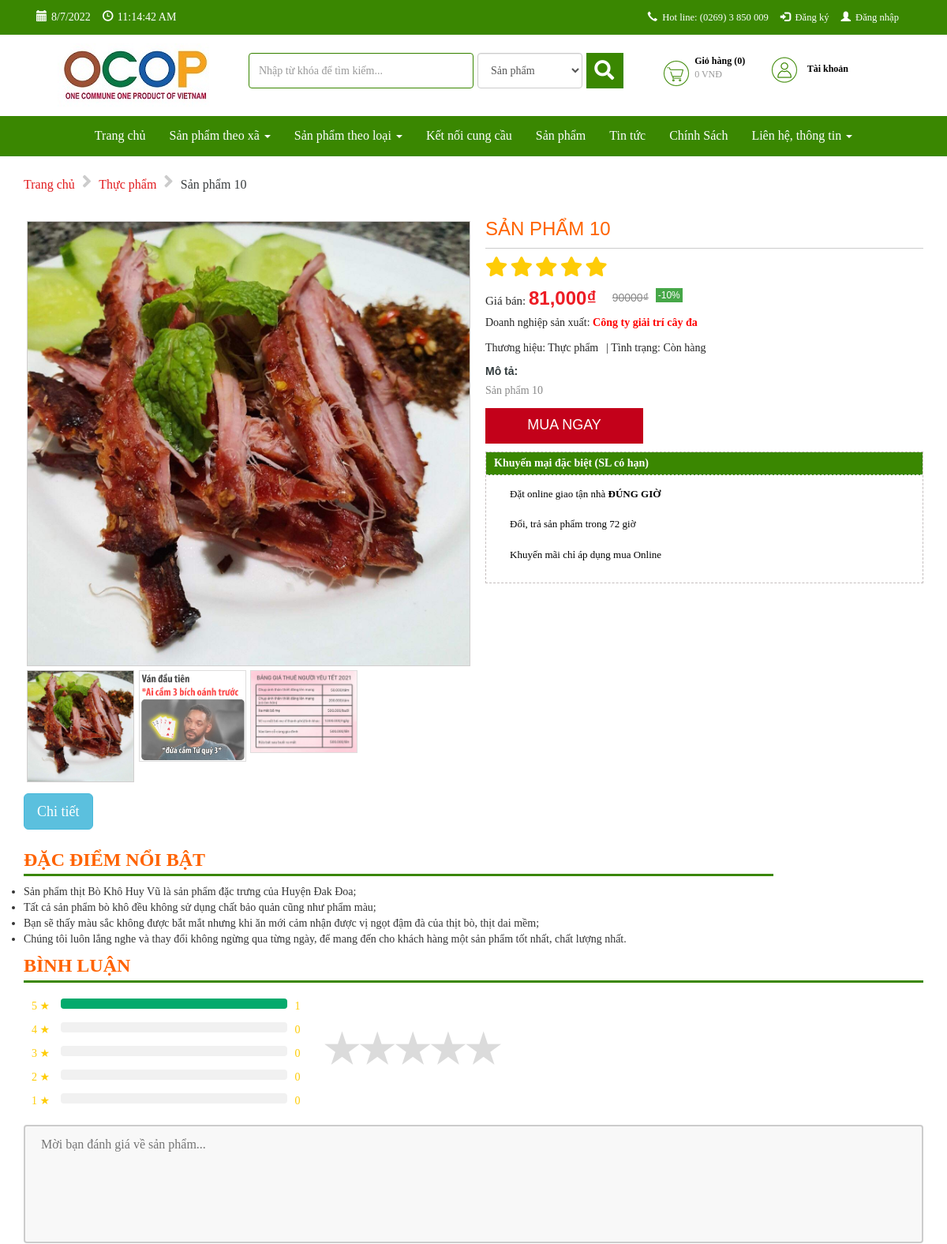
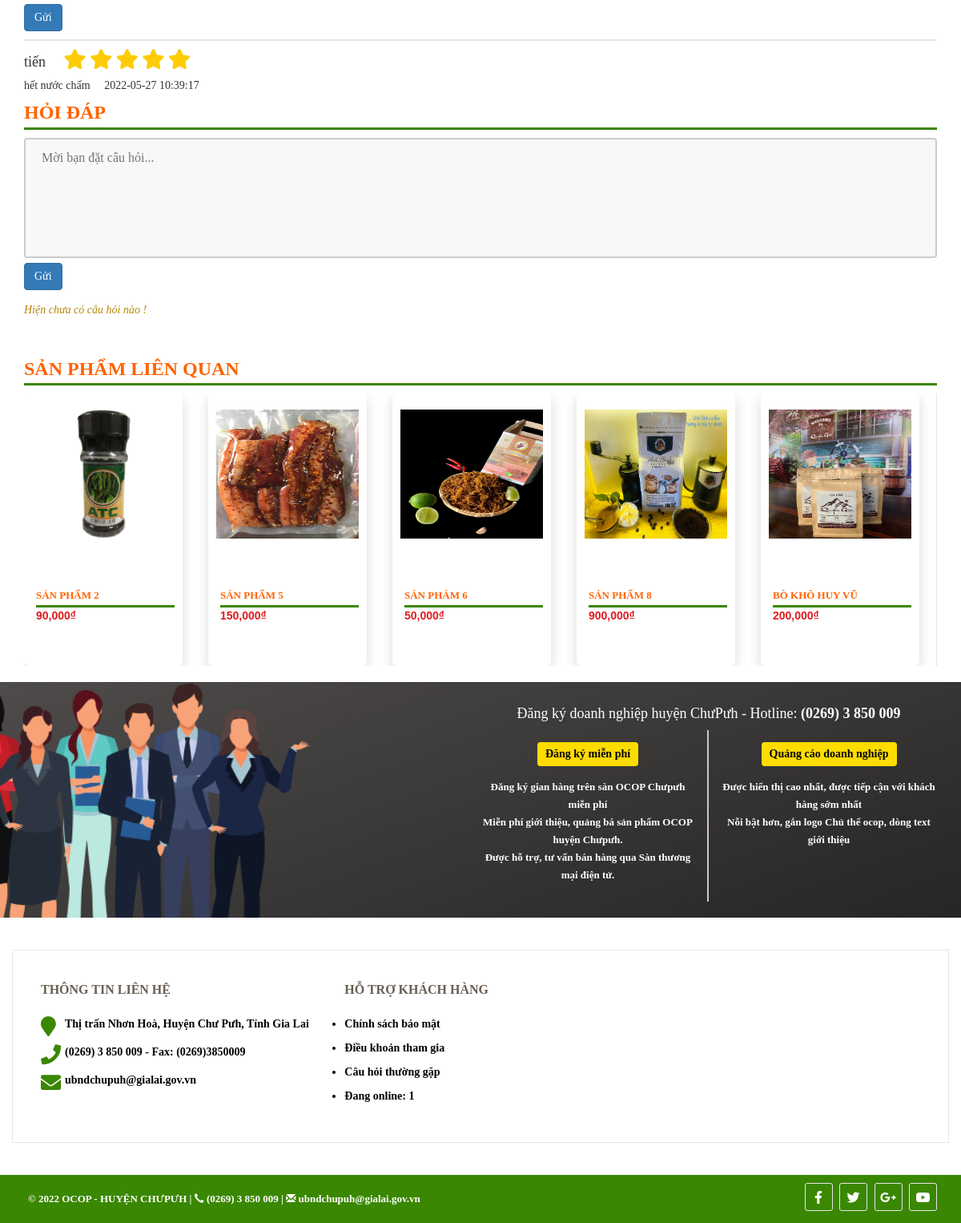
/san-pham-10, run on the app's committed database (2 pictures, top to bottom).
### tables this page shows
CREATE TABLE `db_product` (
  `id` int(11) NOT NULL,
  `catid` int(11) NOT NULL,
  `name` varchar(255) NOT NULL,
  `alias` varchar(255) NOT NULL,
  `avatar` varchar(255) NOT NULL,
  `img` varchar(255) NOT NULL,
  `sortDesc` text NOT NULL,
  `detail` text NOT NULL,
  `producer` int(11) NOT NULL,
  `number` int(11) NOT NULL,
  `number_buy` int(11) NOT NULL,
  `sale` int(3) DEFAULT NULL,
  `price` int(11) NOT NULL,
  `price_sale` int(11) NOT NULL,
  `created` datetime NOT NULL,
  `created_by` varchar(100) NOT NULL DEFAULT 'HDL',
  `modified` datetime NOT NULL,
  `modified_by` varchar(100) NOT NULL DEFAULT 'HDL',
  `trash` int(1) NOT NULL DEFAULT 1,
  `status` int(1) NOT NULL DEFAULT 1,
  `userId` int(11) DEFAULT NULL,
  `img2` varchar(255) DEFAULT NULL,
  `img3` varchar(255) DEFAULT NULL,
  `img4` varchar(255) DEFAULT NULL,
  `is_hot` int(11) NOT NULL DEFAULT 0,
  `star` double NOT NULL DEFAULT 4
);

CREATE TABLE `db_category` (
  `id` int(11) NOT NULL,
  `name` varchar(255) NOT NULL,
  `link` varchar(255) NOT NULL,
  `level` int(2) NOT NULL,
  `parentid` int(11) NOT NULL,
  `orders` varchar(5) DEFAULT NULL,
  `created_at` datetime NOT NULL,
  `created_by` varchar(255) NOT NULL,
  `updated_at` datetime NOT NULL,
  `updated_by` varchar(255) NOT NULL,
  `trash` tinyint(1) NOT NULL DEFAULT 1,
  `status` tinyint(1) NOT NULL DEFAULT 1
);

CREATE TABLE `db_user` (
  `id` int(11) NOT NULL,
  `fullname` varchar(255) NOT NULL,
  `username` varchar(225) NOT NULL,
  `password` varchar(64) NOT NULL,
  `role` int(11) NOT NULL,
  `email` varchar(255) NOT NULL,
  `gender` int(1) NOT NULL,
  `phone` varchar(15) NOT NULL,
  `address` varchar(255) NOT NULL,
  `img` varchar(255) NOT NULL,
  `created` datetime NOT NULL,
  `trash` int(1) NOT NULL DEFAULT 1,
  `status` int(1) NOT NULL DEFAULT 1,
  `detail` text DEFAULT NULL,
  `star` int(11) NOT NULL DEFAULT 1
);

CREATE TABLE `db_evaluate` (
  `id` int(10) NOT NULL,
  `content` varchar(255) NOT NULL,
  `product_id` int(11) NOT NULL,
  `user_name` varchar(255) NOT NULL,
  `sdt` varchar(255) DEFAULT NULL,
  `comment_time` datetime NOT NULL,
  `comment_by` int(11) DEFAULT NULL,
  `star` int(11) NOT NULL DEFAULT 4,
  `trash` int(11) DEFAULT 1
);

### application/views/frontend/components/sanpham/detail.php (the view, shortened to what the rows shown need)
<section id="product-detail">
	<div class="container">
		<div class="products-wrap">
			<form action="" method="post" id="ProductDetailsForm">
				<?php if ($row) : ?>
					<div class="breadcrumbs">
						<ul>
							<li class="home">
								<a href="trang-chu" title="Go to Home Page">Trang chủ</a>
								<i class="fa fa-angle-right"></i>
							</li>
							<li class="category3">
								<a href="<?php echo base_url() ?>/san-pham/<?php $link = $this->Mcategory->category_link($row['catid']);
																			echo $link; ?>" title=""><?php $name = $this->Mcategory->category_name($row['catid']);
																																								echo $name; ?></a>
								<i class="fa fa-angle-right"></i>
							</li>
							<li class="product"><?php echo $row['name'] ?></li>
						</ul>
					</div>
					<div class="col-xs-12 col-sm-12 col-md-6 col-lg-6 listimg-desc-product">
						<?php $this->load->view('frontend/modules/jcarousel'); ?>
					</div>
					<div class="col-xs-12 col-sm-12 col-md-6 col-lg-6">
						<div class="product-view-content">
							<div class="product-view-name">
								<h1><?php echo $row['name'] ?></h1>
							</div>
							<div class="lt-product-star-2">
								<?php if ($avg <= 1 ) : ?>
									<span class="fa fa-star"></span>
								<?php elseif ($avg > 1 && $avg <= 2) : ?>
									<span class="fa fa-star"></span>
									<span class="fa fa-star"></span>
								<?php elseif ($avg > 2 && $avg <= 3) : ?>
									<span class="fa fa-star"></span>
									<span class="fa fa-star"></span>
									<span class="fa fa-star"></span>
								<?php elseif ($avg > 4 && $avg <= 5) : ?>
									<span class="fa fa-star"></span>
									<span class="fa fa-star"></span>
									<span class="fa fa-star"></span>
									<span class="fa fa-star"></span>
									<span class="fa fa-star"></span>
								<?php endif; ?>
							</div>
							<div class="product-view-price">
								<div class="pull-left">
									<span class="price-label">Giá bán:</span>
									<span class="price"><?php echo number_format($row['price_sale']) ?>₫</span>
								</div>
								<?php if ($row['price_sale'] > 0 && $row['sale'] > 0) : ?>
									<div class="product-view-price-old">
										<span class="price"><?php echo $row['price'] ?>₫</span>
										<span class="sale-flag">-<?php echo $row['sale'] ?>%</span>
									</div>
								<?php endif; ?>
							</div>
							<div class="product-status" style="margin-top:0 !important;height: 22px;">
								<div class="pull-left">
									<span class="price-label">Doanh nghiệp sản xuất:</span>
									<a href="<?php echo base_url() ?>doanhngiep/detail/<?php $producer = $this->Muser->user_detail_id_fg($row['userId']);
																						echo $producer['id'] ?>" title=""><strong><span style="color:red"><?php $producer = $this->Muser->user_detail_id_fg($row['userId']);
																																																							echo $producer['fullname'] ?></span></strong></a>
								</div>
							</div>
							<div class="product-status">
								<p style=" float: left;margin-right: 10px;">Thương hiệu: <?php $name = $this->Mcategory->category_name($row['catid']);
																							echo $name; ?></p>
								<p>| Tình trạng: <?php if ($row['number'] - $row['number_buy'] == 0 || $row['status'] == 0) echo 'Hết hàng';
													else echo 'Còn hàng' ?></p>
							</div>
							<div class="product-view-desc">
								<h4>Mô tả:</h4>
								<p><?php echo $row['sortDesc'] ?></p>
							</div>
							<div class="actions-qty">
								<?php
								if ($row['number'] - $row['number_buy'] == 0 || $row['status'] == 0) {
									echo '<h2 style="color:red;">Ngừng kinh doanh</h2>';
								} else {
									echo '<div class="actions-qty__button">
									<button class="button btn-cart add_to_cart_detail detail-button" title="Mua ngay" type="button" aria-label="Mua ngay" class="fa fa-shopping-cart" onclick="onAddCart(' . $row['id'] . ')"> Mua ngay</button>
								</div>';
								}
								?>
							</div>
							<div class="fk-boxs" id="km-all" data-comt="False">
								<div id="km-detail">
									<p class="fk-tit">Khuyến mại đặc biệt (SL có hạn)</p>
									<div class="fk-main">
										<div class="fk-sales">
											<ul>
												<li>Đặt online giao tận nhà <strong>ĐÚNG GIỜ </strong></li>
											</ul>
											<ul>
												<li>Đổi, trả sản phẩm trong 72 giờ</li>
											</ul>
											<ul>
												<li>Khuyến mãi chỉ áp dụng mua Online</li>
											</ul>
										</div>
									</div>
								</div>
							</div>
						</div>
					</div>
					<div class="product-v-desc col-md-10 col-12 col-xs-12">
						<h3>Đặc điểm nổi bật</h3>
						<?php echo $row['detail'] ?>
					</div>
					<div class="product-comment product-v-desc">
						<h3>Bình luận</h3>
						<div class="col-sm-12 col-xs-12 col-md-4 col-lg-4">
							<?php if ($star5 == 0) : ?>
								<div class="row">
									<div class="side">
										<div class="star-col">5 ★</div>
									</div>
									<div class="middle">
										<div class="bar-container">
											<div class="bar-5"></div>
										</div>
									</div>
									<div class="side right-ct">
										<div>0</div>
									</div>
								</div>
							<?php else : ?>
								<div class="row">
									<div class="side">
										<div class="star-col">5 ★</div>
									</div>
									<div class="middle">
										<div class="bar-container">
											<div class="bar-5"></div>
										</div>
									</div>
									<div class="side right-ct">
										<div><?php echo $total5 ?></div>
									</div>
								</div>
							<?php endif; ?>
							<?php if ($star4 == 0) : ?>
								<div class="row">
									<div class="side">
										<div class="star-col">4 ★</div>
									</div>
									<div class="middle">
										<div class="bar-container">
										</div>
									</div>
									<div class="side right-ct">
										<div>0</div>
									</div>
								</div>
							<?php endif; ?>
							<?php if ($star3 == 0) : ?>
								<div class="row">
									<div class="side">
										<div class="star-col">3 ★</div>
									</div>
									<div class="middle">
										<div class="bar-container">
										</div>
									</div>
									<div class="side right-ct">
										<div>0</div>
									</div>
								</div>
							<?php endif; ?>
							<?php if ($star2 == 0) : ?>
								<div class="row">
									<div class="side">
										<div class="star-col">2 ★</div>
									</div>
									<div class="middle">
										<div class="bar-container">
										</div>
									</div>
									<div class="side right-ct">
										<div>0</div>
									</div>
								</div>
							<?php endif; ?>
							<?php if ($star1 == 0) : ?>
								<div class="row">
									<div class="side">
										<div class="star-col">1 ★</div>
									</div>
									<div class="middle">
										<div class="bar-container">
										</div>
									</div>
									<div class="side right-ct">
										<div>0</div>
									</div>
								</div>
							<?php endif; ?>
						</div>
					</div>
					<div class="col-sm-12 col-xs-12 col-md-6 col-lg-6 rating">
						<label>
							<span class="icon">★</span>
						</label>
						<label>
							<span class="icon">★</span>
							<span class="icon">★</span>
						</label>
						<label>
							<span class="icon">★</span>
							<span class="icon">★</span>
							<span class="icon">★</span>
						</label>
						<label>
							<span class="icon">★</span>
							<span class="icon">★</span>
							<span class="icon">★</span>
							<span class="icon">★</span>
						</label>
						<label>
							<span class="icon">★</span>
							<span class="icon">★</span>
							<span class="icon">★</span>
							<span class="icon">★</span>
							<span class="icon">★</span>
						</label>
					</div>
					<div class="col-sm-12 col-xs-12 col-md-12 col-lg-12 mg-sp">
						<textarea class="textarea-sp" id="commentContent" placeholder="Mời bạn đánh giá về sản phẩm..."></textarea>
					</div>
					<div class="col-sm-12 col-xs-12 col-md-6 col-lg-6">
						<?php if ($this->session->userdata('sessionKhachHang')) : ?>
							<button class="btn btn-primary" type="button" onclick="submitComment(<?php echo $row['id'] ?>)">Gửi</button>
						<?php else : ?>
							<a class="btn btn-primary" data-toggle="tooltip" data-placement="top" title="Bạn cần đăng nhập để gửi câu hỏi !">Gửi</a>
						<?php endif; ?>
					</div>
					<div class="col-sm-12 col-xs-12 col-md-12 col-lg-12">
						<div class="fb-comments" data-href="<?php echo base_url() ?><?php echo $row['alias'] ?>" data-numposts="5">
							<?php $list_comment = $this->Mevaluate->comment_productid($row['id']); ?>
							<?php
							if (count($list_comment) > 0) : ?>
								<?php foreach ($list_comment as $comment) : ?>
									<div class="col-12 col-md-12 comment-item" style="border-top: 2px solid #e6e6e6; margin-top:10px">
										<h4><?php echo $comment['user_name'] ?>
											<span class="<?php if ($comment['star'] >= 1) {
																echo 'fa fa-star';
															} else {
																echo 'fa fa-star no';
															} ?>"></span>
											<span class="<?php if ($comment['star'] >= 2) {
																echo 'fa fa-star';
															} else {
																echo 'fa fa-star no';
															} ?>"></span>
											<span class="<?php if ($comment['star'] >= 3) {
																echo 'fa fa-star';
															} else {
																echo 'fa fa-star no';
															} ?>"></span>
											<span class="<?php if ($comment['star'] >= 4) {
																echo 'fa fa-star';
															} else {
																echo 'fa fa-star no';
															} ?>"></span>
											<span class="<?php if ($comment['star'] >= 5) {
																echo 'fa fa-star';
															} else {
																echo 'fa fa-star no';
															} ?>"></span>
										</h4>
									</div>
									<div class="col-12 col-md-12" style="margin-bottom: 10px;">
										<span><?php echo $comment['content'] ?> &nbsp; &nbsp; <?php echo $comment['comment_time'] ?></span>
									</div>
								<?php endforeach; ?>
							<?php else : ?>
								<h4>Chưa có bình luận về sản phẩm</h4>
							<?php endif; ?>
						</div>
					</div>
		</div>
		<div class="product-comment product-v-desc">
			<h3>Hỏi đáp</h3>
			<div class="col-sm-12 col-xs-12 col-md-12 col-lg-12">
				<textarea class="textarea-sp" id="questionPContent" placeholder="Mời bạn đặt câu hỏi..."></textarea>
			</div>
			<div class="col-sm-12 col-xs-12 col-md-12 col-lg-12" style="margin-bottom:15px">
				<?php if ($this->session->userdata('sessionKhachHang')) : ?>
					<button class="btn btn-primary" type="button" onclick="submitAnswer(<?php echo $row['id'] ?>)">Gửi</button>
				<?php else : ?>
					<a class="btn btn-primary" data-toggle="tooltip" data-placement="top" title="Bạn cần đăng nhập để gửi câu hỏi !" >Gửi</a>
				<?php endif; ?>
			</div>
			<?php if(count($listhd)==0): ?>
				<p  style="font-style:italic; color:darkgoldenrod">Hiện chưa có câu hỏi nào !</p>
            <?php endif; ?>
		</div>
		<div class="product-comment product-v-desc product">
			<h3>Sản phẩm liên quan</h3>
			<?php
				$list_spcungloai = $this->Mproduct->product_cungloai($row['catid'], $row['id'], 5); ?>
			<?php
				if (count($list_spcungloai) > 0) : ?>
				<div class="product-container">
					<div class="owl-carousel-product-cl owl-carousel owl-theme">
						<?php foreach ($list_spcungloai as $sp) : ?>
							<div class="item">
								<div class="product-lt">
									<div class="lt-product-group-image">
										<a href="<?php echo $sp['alias'] ?>" title="<?php echo $sp['name'] ?>">
											<img class="img-p" src="public/images/products/<?php echo $sp['avatar'] ?>" alt="">
										</a>
									</div>
									<div class="lt-product-group-info">
										<a href="<?php echo $sp['alias'] ?>" title="<?php echo $sp['name'] ?>" style="text-align: left;">
											<h3><?php echo $sp['name'] ?></h3>
										</a>
										<div class="price-box">
											<?php if ($sp['sale'] > 0) : ?>
												<p class="old-price">
													<span class="price"><?php echo (number_format($sp['price'])); ?>₫</span>
												</p>
												<p class="special-price">
													<span class="price"><?php echo (number_format($sp['price_sale'])); ?>₫</span>
												</p>
											<?php else : ?>
												<p class="special-price">
													<span class="price"><?php echo (number_format($sp['price'])); ?>₫</span>
												</p>
											<?php endif; ?>
										</div>
									</div>
								</div>
							</div>
						<?php endforeach; ?>
					</div>
				<?php else : ?>
					<h4>Chưa có sản phẩm cùng loại</h4>
				<?php endif; ?>
				</div>
			<?php endif; ?>
		</div>
	</div>
</section>

### application/views/frontend/modules/jcarousel.php (shortened to what the rows shown need)
<div class="flexslider">
	<ul class="slides" id="start">
		<?php
		$avatar = $row['avatar'];
		?>
		<?php if (!empty($avatar)) : ?>
			<li data-thumb="public/images/products/<?php echo $avatar; ?>" id="pop">
				<div class="thumb-image ex1"> <img src="public/images/products/<?php echo $avatar; ?>" class="img-responsive"> </div>
			</li>
		<?php endif; ?>
	</ul>
</div>
<button type="button" class="btn btn-info btn-lg" data-toggle="modal" data-target="#productModal" style="margin-bottom:5px">Chi tiết</button>

### data on the page
db_product: catid.name "Thực phẩm", name "Sản phẩm 10", avatar (picture), name "SẢN PHẨM 10", price_sale "81,000", price "90000", sale "10", sortDesc "Sản phẩm 10", detail "Sản phẩm thịt Bò Khô Huy Vũ là sản phẩm đặc trưng của Huyện Đak Đoa; Tất cả sản phẩm bò khô đều không sử dụng chất bảo quản cũng như phẩm màu; Bạn sẽ thấy màu sắc không được bắt mắt nhưng khi ăn mới cảm nhận được vị ngọt đậm đà của thịt bò, thịt dai mềm; Chúng tôi luôn lắng nghe và thay đổi không ngừng qua từng ngày, để mang đến cho khách hàng một sản phẩm tốt nhất, chất lượng nhất."
db_user: fullname "Công ty giải trí cây đa"
db_evaluate: user_name "tiến", content "hết nước chấm", comment_time "2022-05-27 10:39:17"
db_product: avatar (picture), name "SẢN PHẨM 2", price "90,000"
db_product: avatar (picture), name "SẢN PHẨM 5", price "150,000"
db_product: avatar (picture), name "SẢN PHẢM 6", price "50,000"
db_product: avatar (picture), name "SẢN PHẨM 8", price "900,000"
db_product: avatar (picture), name "BÒ KHÔ HUY VŨ", price "200,000"

### other printed values
$total5 "1"
$active_sessions "1"
